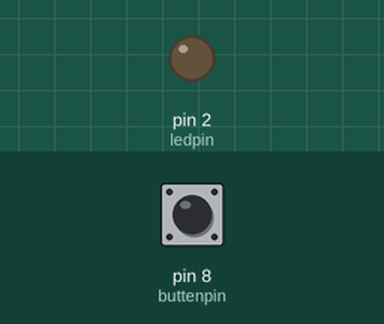
A sketch run on a simulated Arduino Uno, built with avr-gcc and run on an emulated ATmega328P. Parts: output pins drawn as LEDs (lit = HIGH). Inputs (shaded band) come from the test bench; at power-on: pin 8 (buttenpin) LOW.

Above: at 1.2 s.
1.3 s: pin 8 (buttenpin) pulled HIGH for 0.15 s
At 1.37 s:
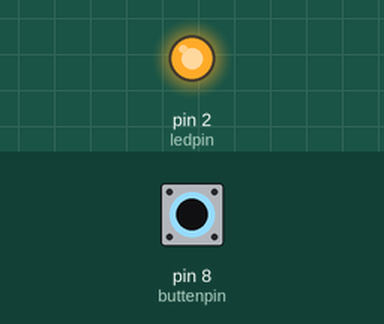
2.9 s: pin 8 (buttenpin) pulled HIGH for 3.2 s
At 7.1 s:
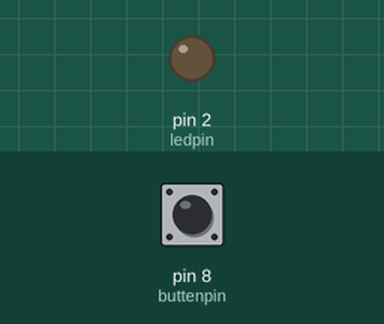
Timing chart, 0 to 8.6 s (numbered marks = the images above; inputs shaded):
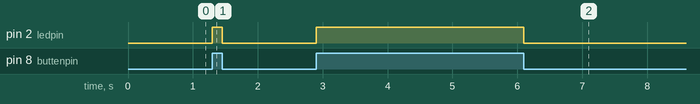

The sketch:

pulldown.ino
```cpp
int buttenpin=8;
int ledpin=2;
int buttenstate=0;
void setup() {
  pinMode(ledpin,OUTPUT);
  pinMode(buttenpin, INPUT);


}

void loop() {
  buttenstate=digitalRead(buttenpin);
  if(buttenstate==HIGH){
    digitalWrite(ledpin,HIGH); }
    else{
      digitalWrite(ledpin,LOW);
    }
  }
```

Measured:
- after the input at 1.3 s, pin 2 (ledpin): LOW → HIGH at once, → LOW 0.15 s later
- after the input at 2.9 s, pin 2 (ledpin): LOW → HIGH at once, → LOW 3.2 s later
